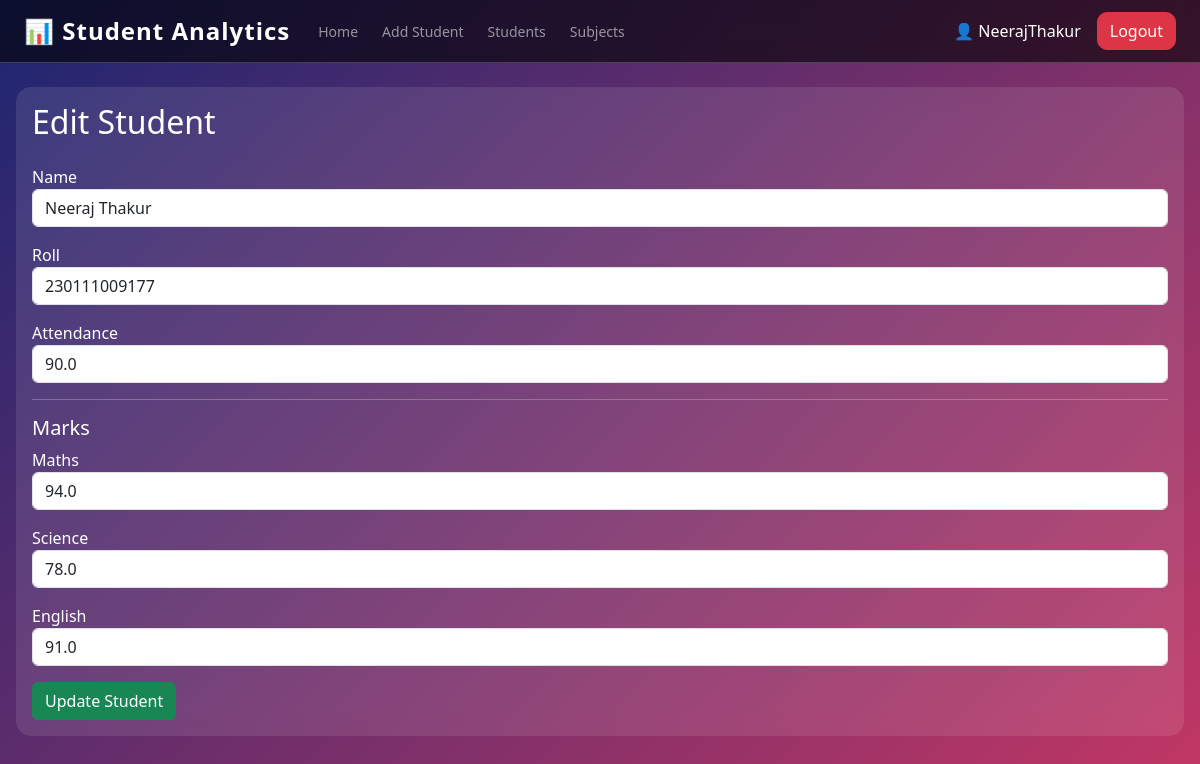
The page /edit/1 (signed in) on the database as committed earlier.
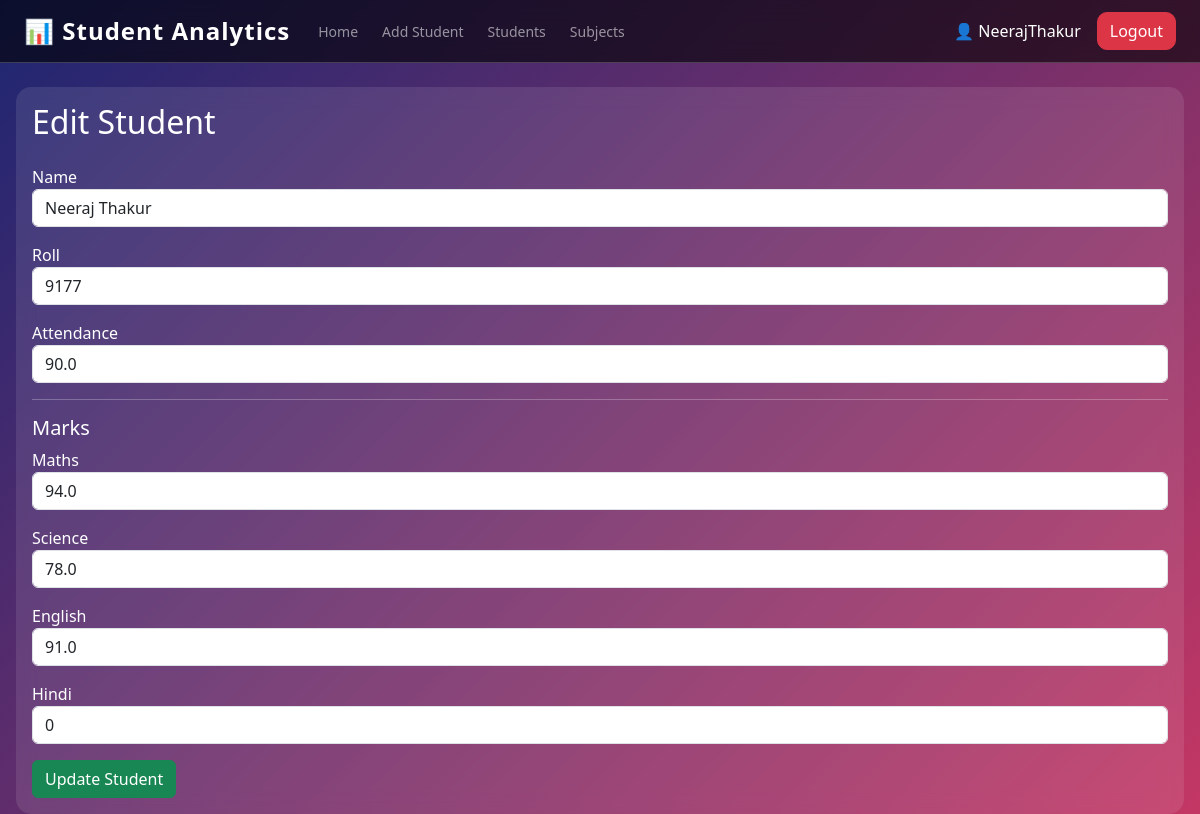
The same page on the database as committed later.
### tables this page shows
CREATE TABLE students (
        id INTEGER PRIMARY KEY AUTOINCREMENT,
        name TEXT NOT NULL,
        roll INTEGER NOT NULL,
        attendance REAL NOT NULL,
        user_id INTEGER,
        FOREIGN KEY(user_id) REFERENCES users(id)
    );

CREATE TABLE subjects (
        id INTEGER PRIMARY KEY AUTOINCREMENT,
        subject_name TEXT UNIQUE NOT NULL
    );

CREATE TABLE marks (
        id INTEGER PRIMARY KEY AUTOINCREMENT,
        student_id INTEGER,
        subject_id INTEGER,
        marks REAL,
        FOREIGN KEY(student_id) REFERENCES students(id),
        FOREIGN KEY(subject_id) REFERENCES subjects(id)
    );

### app.py (the view)
@app.route("/edit/<int:id>")
def edit_student(id):
    if "user_id" not in session:
        return redirect("/login")
    conn = sqlite3.connect("students.db")
    cursor = conn.cursor()
    cursor.execute("SELECT * FROM students WHERE id = ? AND user_id = ?", (id, session["user_id"]))
    student = cursor.fetchone()
    cursor.execute("SELECT * FROM subjects")
    subjects = cursor.fetchall()
    cursor.execute("""
        SELECT subject_id, marks
        FROM marks
        WHERE student_id = ?
    """, (id,))
    marks_data = cursor.fetchall()
    marks_dict = {subject_id: marks for subject_id, marks in marks_data}
    conn.close()
    return render_template(
        "edit_student.html",
        student=student,
        subjects=subjects,
        marks_dict=marks_dict
    )

### templates/edit_student.html
{% extends "base.html" %}
{% block content %}
<h2 class="mb-4">Edit Student</h2>
<form method="POST" action="/update/{{ student[0] }}">
    <div class="mb-3">
        <label>Name</label>
        <input type="text" name="name" class="form-control"
               value="{{ student[1] }}" required>
    </div>
    <div class="mb-3">
        <label>Roll</label>
        <input type="number" name="roll" class="form-control"
               value="{{ student[2] }}" required>
    </div>
    <div class="mb-3">
        <label>Attendance</label>
        <input type="number" step="0.01" name="attendance"
               class="form-control"
               value="{{ student[3] }}" required>
    </div>
    <hr>
    <h5>Marks</h5>
    {% for subject in subjects %}
    <div class="mb-3">
        <label>{{ subject[1] }}</label>
        <input type="number" step="0.01"
               name="subject_{{ subject[0] }}"
               class="form-control"
               value="{{ marks_dict.get(subject[0], 0) }}"
               required>
    </div>
    {% endfor %}
    <button type="submit" class="btn btn-success">
        Update Student
    </button>
</form>
{% endblock %}

Rows that differ between the two databases and show on the page:
changed students "Neeraj Thakur": roll "230111009177" → "9177"
added subjects: subject_name "Hindi", get "0"
